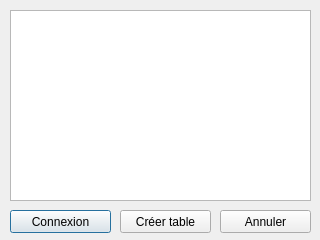
<?xml version="1.0" encoding="UTF-8"?>
<ui version="4.0">
 <class>MenuChooseRoom</class>
 <widget class="QDialog" name="MenuChooseRoom">
  <property name="geometry">
   <rect>
    <x>0</x>
    <y>0</y>
    <width>320</width>
    <height>240</height>
   </rect>
  </property>
  <property name="windowTitle">
   <string>Choisir une table</string>
  </property>
  <property name="windowIcon">
   <iconset resource="../images.qrc">
    <normaloff>:/img/connexion.png</normaloff>:/img/connexion.png</iconset>
  </property>
  <property name="sizeGripEnabled">
   <bool>false</bool>
  </property>
  <property name="modal">
   <bool>false</bool>
  </property>
  <widget class="QListWidget" name="tableRooms">
   <property name="geometry">
    <rect>
     <x>10</x>
     <y>10</y>
     <width>301</width>
     <height>191</height>
    </rect>
   </property>
  </widget>
  <widget class="QPushButton" name="buttonConnexion">
   <property name="geometry">
    <rect>
     <x>10</x>
     <y>210</y>
     <width>101</width>
     <height>23</height>
    </rect>
   </property>
   <property name="text">
    <string>Connexion</string>
   </property>
  </widget>
  <widget class="QPushButton" name="buttonCancel">
   <property name="geometry">
    <rect>
     <x>220</x>
     <y>210</y>
     <width>91</width>
     <height>23</height>
    </rect>
   </property>
   <property name="text">
    <string>Annuler</string>
   </property>
  </widget>
  <widget class="QPushButton" name="buttonCreate">
   <property name="geometry">
    <rect>
     <x>120</x>
     <y>210</y>
     <width>91</width>
     <height>23</height>
    </rect>
   </property>
   <property name="text">
    <string>Créer table</string>
   </property>
  </widget>
 </widget>
 <resources>
  <include location="../images.qrc"/>
 </resources>
 <connections/>
</ui>
